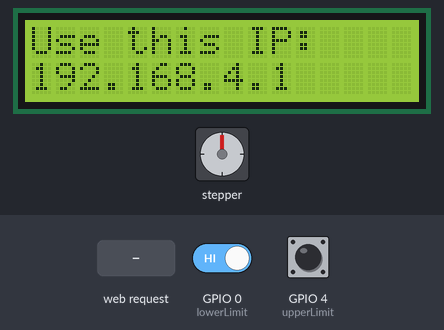
A sketch run on a simulated ESP8266 (NodeMCU). On the bench: stepper motor, 16×2 character LCD. Wiring (inferred from the names in the program): stepper motor driver (200 steps per turn assumed): step GPIO 5; direction GPIO 16. The test bench sets the inputs (shaded band); at power-on: GPIO 0 (lowerLimit) HIGH, GPIO 4 (upperLimit) HIGH. What the sketch prints to the serial monitor is not drawn.

Above: at 2.2 s.
2.3 s: HTTP request GET /DOORCYCLE received
At 3.1 s:
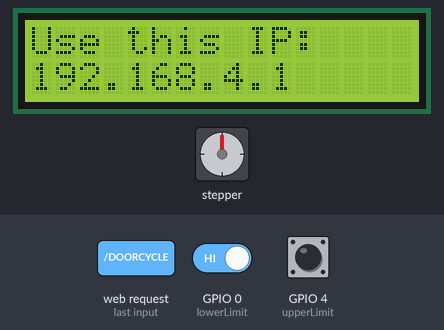
5.3 s: GPIO 0 (lowerLimit) driven LOW
At 11.4 s:
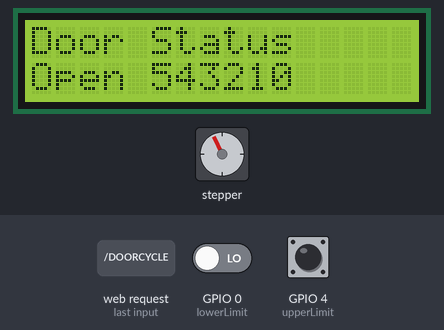
Timing chart, 0 to 69.8 s (numbered marks = the images above; inputs shaded):
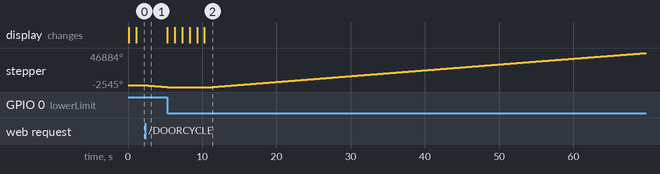

The sketch:

Reliable_Door_Opener_WIFI_AP_Mode_LCD_Enabled.ino
```cpp
#include <ESP8266WiFi.h>
#include <ESP8266mDNS.h>
#include <LiquidCrystal.h>


const char* ssid = "Room308"; //WIFIAP Name
const char* password = "notroom308"; //WIFI Password

//defining the pins
const int dirPin = 16; //Pin for direction of stepper motor
const int stepPin = 5; //Pin for stepping the motor forward
int upperLimit = 4;    //Pin for upper limit switch
int lowerLimit = 0;    //Pin for lower limit switch
LiquidCrystal lcd(1, 3, 2, 13, 12, 14); //Define the pins for the LCD display without I2C converter

//Set the webserver port as port 80
WiFiServer server(80);

void setup() {
  Serial.begin(9600);
  delay(10);

  // Print a message to the LCD stating that the system is setting up.
  lcd.begin(16, 2);
  lcd.print("Setting up AP Mode");

  //Set the pins into their respective modes.
  pinMode(dirPin, OUTPUT);
  pinMode(stepPin, OUTPUT);
  pinMode(upperLimit, INPUT_PULLUP);
  pinMode(lowerLimit, INPUT_PULLUP);

  //Setting up the wireless access point.
  WiFi.softAP(ssid, password);
  IPAddress IP = WiFi.softAPIP();
  delay(1000);

  //Display the information about IP to the user.
  lcd.clear();
  lcd.print("Use this IP:");
  lcd.setCursor(0, 1);
  lcd.print(WiFi.softAPIP());

  // Start the server
  server.begin();
  Serial.println("Server started");
}

void openDoor(){
    //Display that the door is opening
      lcd.clear();
      lcd.setCursor(0, 0);
      lcd.print("Door Status");
      lcd.setCursor(0, 1);
      lcd.print("Opening");
    while(digitalRead(lowerLimit) == HIGH){
        digitalWrite(dirPin, LOW);
        digitalWrite(stepPin, HIGH);
        delayMicroseconds(1000);
        digitalWrite(stepPin, LOW);
        delayMicroseconds(1000);
        yield();
      }
      //Display that the door is open and count down from 5 until the door starts to close.
      lcd.clear();
      lcd.setCursor(0, 0);
      lcd.print("Door Status");
      lcd.setCursor(0, 1);
      lcd.print("Open");
      lcd.setCursor(5, 1);
      for(int i=5; i>=0; i--){
        lcd.print(i);
        delay(1000);
      }
      //State that the door is closing
      lcd.clear();
      lcd.setCursor(0, 0);
      lcd.print("Door Status");
      lcd.setCursor(0, 1);
      lcd.print("Closing");
      while(digitalRead(upperLimit) == HIGH){
        //Close the door
        digitalWrite(dirPin, HIGH);
        digitalWrite(stepPin, HIGH);
        delayMicroseconds(1000);
        digitalWrite(stepPin, LOW);
        delayMicroseconds(1000);
        yield();
      }
      //State that the door is closed for 3 seconds and then return to showing the IP address to use.
      lcd.clear();
      lcd.setCursor(0, 0);
      lcd.print("Door Status");
      lcd.setCursor(0, 1);
      lcd.print("Closed");
      delay(3000);
      lcd.clear();
      lcd.print("Use this IP:");
      lcd.setCursor(0, 1);
      lcd.print(WiFi.softAPIP());
  }

void loop() {
  WiFiClient client = server.available();
  if (!client) {
    return;
  }

  // Wait until the client sends some data
  Serial.println("new client");
  while(!client.available()){
    delay(1);
  }

  // Read the first line of the request
  String request = client.readStringUntil('\r');
  Serial.println(request);
  client.flush();

  //Match the request, checking to see what the currect state is
  int value = LOW;

  //cycle door

  if (request.indexOf("/DOORCYCLE") != -1) {
      openDoor();
  }


  //Build the html page

  client.println("HTTP/1.1 200 OK");
  client.println("Content-Type: text/html");
  client.println(""); //  do not forget this one
  client.println("<!DOCTYPE HTML>");
  client.println("<html>");

  client.println("<div align=\"center\">");
  client.println("<br><br><br><br><br><br><br>");

  client.println("<a href=\"/DOORCYCLE\"><button><font size=12>CYCLE DOOR</button></a> <br><br>");

  client.println("</div>");

  client.println("</html>");

  delay(10); //increased delay, as device was hanging after a few minutes at 1ms
  Serial.println("Client disconnected");
  Serial.println("");

}//END
```

Measured:
- after the input at 2.3 s, stepper: keeps turning counter-clockwise at about 855°/s, starting at once
- after the input at 5.3 s, the display: first changes at once (image 2 shows a later state)
